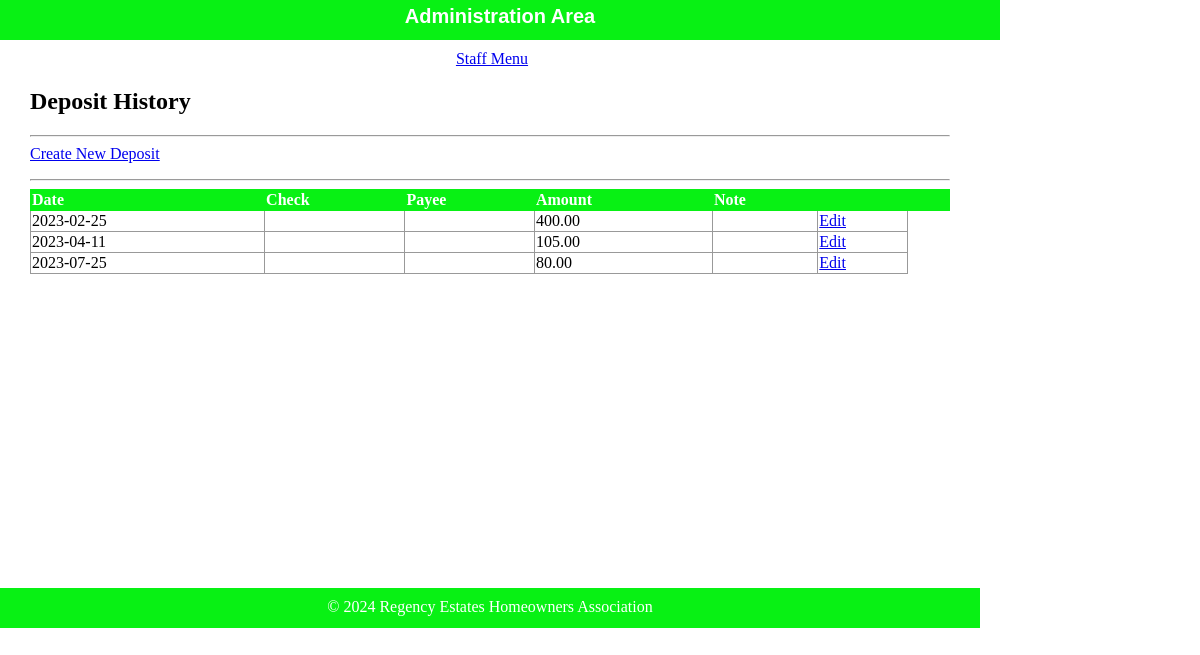
Page /html/public/staff/deposits/index.php on the earlier database version.
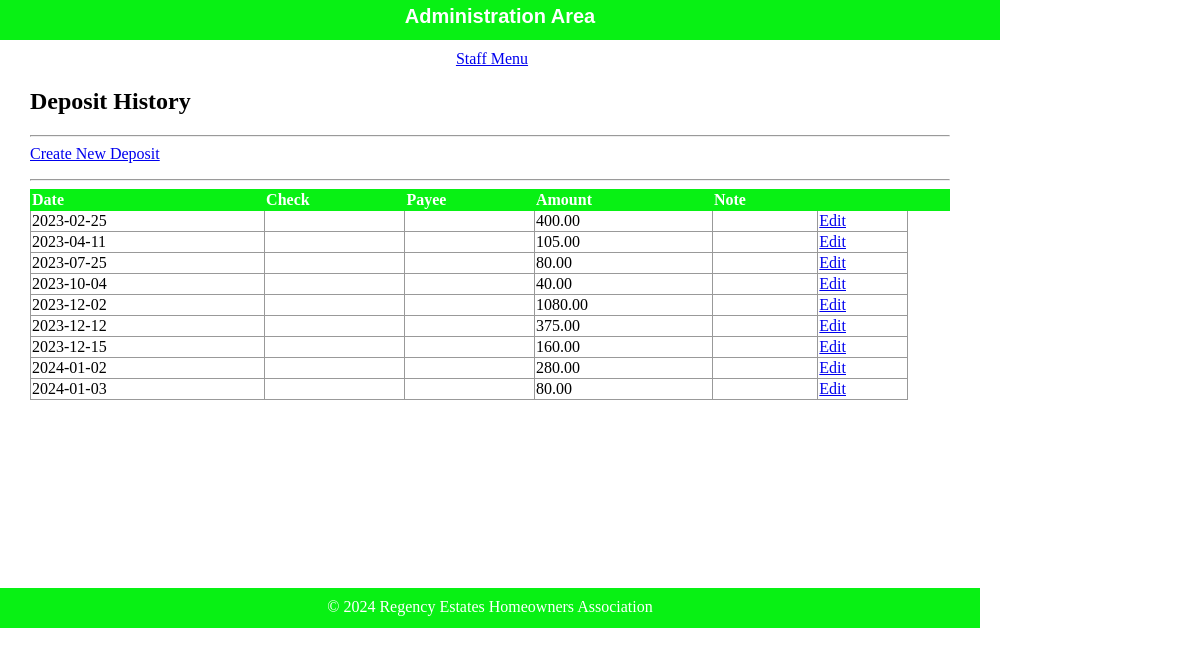
Same page on the later database version.
### tables this page shows
CREATE TABLE `deposit` (
  `id` int(11) NOT NULL,
  `fk_cat_id` int(11) DEFAULT NULL,
  `dt` date DEFAULT NULL,
  `is_reconciled` tinyint(1) DEFAULT NULL,
  `amount` decimal(10,2) DEFAULT NULL,
  `note` varchar(50) DEFAULT NULL,
  `ck_no` int(11) DEFAULT NULL,
  `payee` varchar(50) DEFAULT NULL
);

### html/private/functions.php (called while the page is built, shortened)
<?php
function url_for($script_path)
{
    if ($script_path[0] != '/')
    {
        $script_path = "/" . $script_path;
    }
    return WWW_ROOT . $script_path;
}
function htmlsc($string = "")
{
    return htmlspecialchars($string);
}
?>

### html/private/query_functions.php (called while the page is built, shortened)
<?php
  function find_all_deposits() {
    global $db;
    $sql = "SELECT * FROM deposit WHERE dt > '2023-01-01' ";
    $result = mysqli_query($db, $sql);
    return $result;
  }
?>

### html/public/staff/deposits/index.php (the view, shortened to what this page needs)
<?php $subject_set = find_all_deposits(); ?>
<?php include(SHARED_PATH . '/header.php'); ?>
    <div id="content">
        <div id="regency-menu">
            <h2>Deposit History</h2>
            <hr />
            <div class="actions">
                <a class="action" href="<?php echo url_for('/staff/deposits/index.php'); ?>">Create New Deposit</a>
            </div>
            <hr />
            <table class="list">
                <tr>
                    <th>Date</th>
                    <th>Check</th>
                    <th>Payee</th>
                    <th>Amount</th>
                    <th>Note</th>
                    <th>&nbsp</th>
                    <th>&nbsp</th>
                    <th>&nbsp</th>
                </tr>
                <?php while($subject = mysqli_fetch_assoc($subject_set)) { ?>
                    <tr>
                        <td><?php echo htmlsc($subject['dt']); ?></td>
                        <td><?php echo htmlsc($subject['ck_no']); ?></td>
                        <td><?php echo htmlsc($subject['payee']); ?></td>
                        <td><?php echo htmlsc($subject['amount']); ?></td>
                        <td><?php echo htmlsc($subject['note']); ?></td>
                        <td><a class="action" href="<?php echo url_for('/staff/subjects/show.php?id=' . htmlsc(urlencode($subject['id']))); ?>">Edit</a></td>
                    </tr>
                <?php } ?>
            </table>
        </div>
    </div>
<?php include(SHARED_PATH . '/footer.php'); ?>

### html/private/shared/header.php (shortened to what this page needs)
<!doctype html>
<html lang="en">
	<head>
		<link rel="stylesheet" media="all" href="<?php echo url_for('stylesheets/staff.css'); ?>" />
	</head>
	<body>
		<header>
			<h1>Administration Area</h1>
		</header>
		<navigation>
			<ul>
				<li>
					<a href="<?php echo url_for('/staff/index.php'); ?>">Staff Menu</a>
				</li>
			</ul>
		</navigation>

### html/private/shared/footer.php (shortened to what this page needs)
<footer>
	&copy; <?php echo date('Y'); ?> Regency Estates Homeowners Association
</footer>
</body>
</html>

### html/public/stylesheets/staff.css (style rules this page uses)
html { height: 100%; width: 100%; }
body { height: 1000px; width: 100%; margin: 0; padding: 0; }
header { width: 1000px; height: 40px; margin: 0 0 10px 0; padding: 0; background: #08F114; color: white; }
header h1 { margin: 0; padding: 5px; font-size: 20px; font-family: Verdana, Arial, Helvetica, sans-serif; text-align: center; }
navigation { width: 1000px; margin: 0; padding: 0; text-align: center; }
navigation ul { width: 1000px; list-style: none; padding: 0; margin: 0; }
navigation ul li { display: inline; margin-right: 1em; }
#content { width: 920px; min-height: 500px; padding: 0 30px; }
footer { width: 940px; height: 20px; margin: 0 0 10px 0; padding: 10px 20px; background: #08F114; color: white; text-align: center; }
.actions { margin-bottom: 1em; }
table { border-collapse: collapse; vertical-align: top; }
table.list { width: 100%; }
table.list tr td { border: 1px solid #999999; }
table.list tr th { border: 1px solid #08F114; background: #08F114; color: white; text-align: left; }

Differences in the rows shown:
added deposit: dt "2023-10-04", amount "40.00"
added deposit: dt "2023-12-02", amount "1080.00"
added deposit: dt "2023-12-12", amount "375.00"
added deposit: dt "2023-12-15", amount "160.00"
added deposit: dt "2024-01-02", amount "280.00"
added deposit: dt "2024-01-03", amount "80.00"
